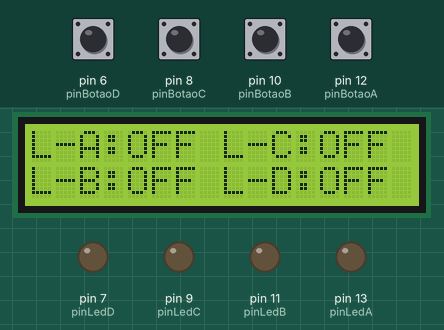
This sketch was run on a simulated Arduino Uno, built with avr-gcc and run on an emulated ATmega328P. Parts: 16×2 character LCD, output pins drawn as LEDs (lit = HIGH). Inputs (shaded band) come from the test bench; at power-on: pin 6 (pinBotaoD), pin 8 (pinBotaoC), pin 10 (pinBotaoB), pin 12 (pinBotaoA) LOW.

Above: at 1.2 s.
1.3 s: pin 6 (pinBotaoD) pulled HIGH for 0.15 s
At 2.0 s:
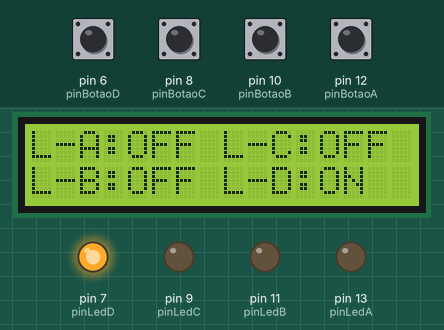
2.9 s: pin 8 (pinBotaoC) pulled HIGH for 0.15 s
At 3.2 s:
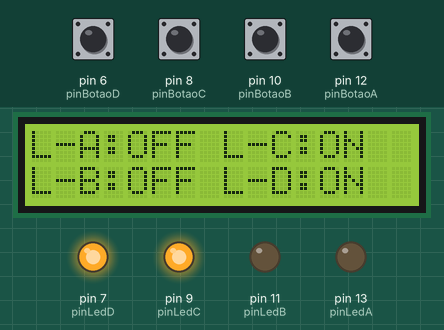
4.5 s: pin 10 (pinBotaoB) pulled HIGH for 0.15 s
At 5.6 s:
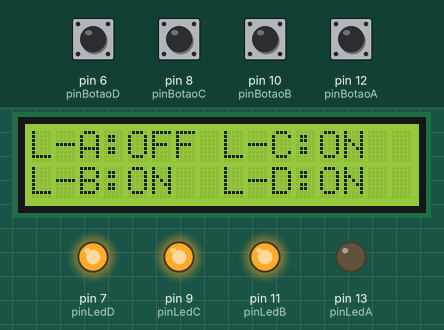
6.1 s: pin 12 (pinBotaoA) pulled HIGH for 0.15 s
At 6.8 s:
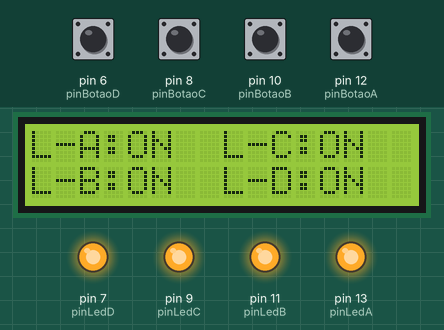
7.7 s: pin 6 (pinBotaoD) pulled HIGH for 1 s
At 8.1 s:
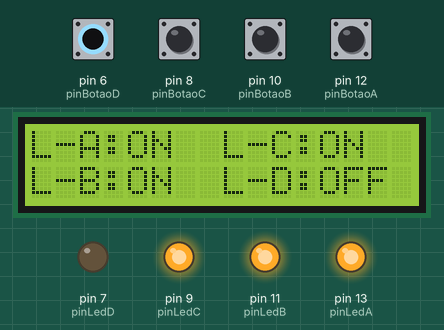
10.2 s: pin 8 (pinBotaoC) pulled HIGH for 1 s
At 11.2 s:
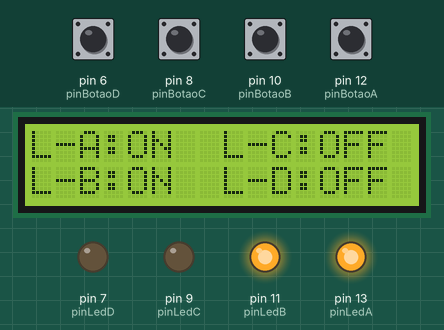
Timing chart, 0 to 13.2 s (numbered marks = the images above; inputs shaded):
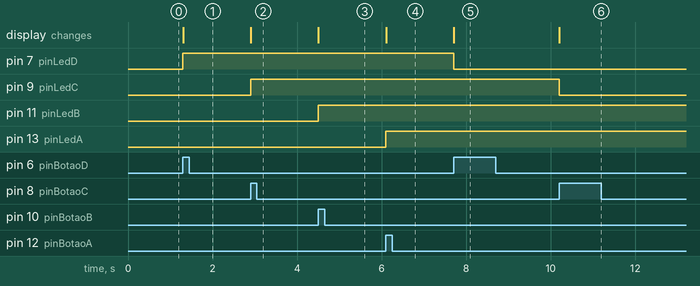

The sketch:

aula_35_desafio1.ino
```cpp
#include <LiquidCrystal_I2C.h>

LiquidCrystal_I2C lcd (0x27, 16, 2);

#define pinLedA 13
#define pinBotaoA 12

#define pinLedB 11
#define pinBotaoB 10

#define pinLedC 9
#define pinBotaoC 8

#define pinLedD 7
#define pinBotaoD 6

void setup(){
  //Entradas e saídas
  pinMode(pinBotaoA, INPUT);
  pinMode(pinBotaoB, INPUT);
  pinMode(pinBotaoC, INPUT);
  pinMode(pinBotaoD, INPUT);

  pinMode(pinLedA, OUTPUT);
  pinMode(pinLedB, OUTPUT);
  pinMode(pinLedC, OUTPUT);
  pinMode(pinLedD, OUTPUT);

  //Inicializadores
  lcd.init();
  lcd.backlight();
  Serial.begin(9600);

  //Letreiro
  lcd.print("L-A:OFF");
  lcd.setCursor(0,1);
  lcd.print("L-B:OFF");
  lcd.setCursor(8,0);
  lcd.print("L-C:OFF");
  lcd.setCursor(8,1);
  lcd.print("L-D:OFF");
}

void loop(){
  //Led A
  bool estadoBotaoA = digitalRead(pinBotaoA);
  static bool estadoAnteriorBotaoA = 0;
  static bool estadoLedA = 0;

  //Led B
  bool estadoBotaoB = digitalRead(pinBotaoB);
  static bool estadoAnteriorBotaoB = 0;
  static bool estadoLedB = 0;

  //Led C
  bool estadoBotaoC = digitalRead(pinBotaoC);
  static bool estadoAnteriorBotaoC = 0;
  static bool estadoLedC = 0;

  //Led D
  bool estadoBotaoD = digitalRead(pinBotaoD);
  static bool estadoAnteriorBotaoD = 0;
  static bool estadoLedD = 0;

  //Liga/desliga Led
  digitalWrite(pinLedA, estadoLedA);
  digitalWrite(pinLedB, estadoLedB);
  digitalWrite(pinLedC, estadoLedC);
  digitalWrite(pinLedD, estadoLedD);

  //Botão A
  if (estadoBotaoA && !estadoAnteriorBotaoA){
    estadoLedA = !estadoLedA;
    digitalWrite(pinLedA, estadoLedA);

    lcd.setCursor(4,0);
    estadoLedA ? lcd.print("ON ") : lcd.print("OFF");
  }

  //Botão B
  if (estadoBotaoB && !estadoAnteriorBotaoB){
    estadoLedB = !estadoLedB;
    digitalWrite(pinLedB, estadoLedB);

    lcd.setCursor(4,1);
    estadoLedB ? lcd.print("ON ") : lcd.print("OFF");
  }

  //Botão C
  if (estadoBotaoC && !estadoAnteriorBotaoC){
    estadoLedC = !estadoLedC;
    digitalWrite(pinLedC, estadoLedC);

    lcd.setCursor(12,0);
    estadoLedC ? lcd.print("ON ") : lcd.print("OFF");
  }

  //Botão D
  if (estadoBotaoD && !estadoAnteriorBotaoD){
    estadoLedD = !estadoLedD;
    digitalWrite(pinLedD, estadoLedD);

    lcd.setCursor(12,1);
    estadoLedD ? lcd.print("ON ") : lcd.print("OFF");
  }

  //Reseta estado anterior do botão
  estadoAnteriorBotaoA = estadoBotaoA;
  estadoAnteriorBotaoB = estadoBotaoB;
  estadoAnteriorBotaoC = estadoBotaoC;
  estadoAnteriorBotaoD = estadoBotaoD;
}
```

Measured:
- after the input at 1.3 s, pin 7 (pinLedD): LOW → HIGH at once; the display: changes at once (image 1)
- after the input at 2.9 s, pin 9 (pinLedC): LOW → HIGH at once; the display: changes at once (image 2)
- after the input at 4.5 s, pin 11 (pinLedB): LOW → HIGH at once; the display: changes at once (image 3)
- after the input at 6.1 s, pin 13 (pinLedA): LOW → HIGH at once; the display: changes at once (image 4)
- after the input at 7.7 s, pin 7 (pinLedD): HIGH → LOW at once; the display: changes at once (image 5)
- after the input at 10.2 s, pin 9 (pinLedC): HIGH → LOW at once; the display: changes at once (image 6)
